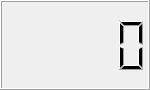
<?xml version="1.0" encoding="UTF-8"?>
<ui version="4.0">
 <class>CountDown</class>
 <widget class="QWidget" name="CountDown">
  <property name="geometry">
   <rect>
    <x>0</x>
    <y>0</y>
    <width>150</width>
    <height>90</height>
   </rect>
  </property>
  <property name="windowTitle">
   <string>Form</string>
  </property>
  <widget class="QLCDNumber" name="lcdNumber">
   <property name="geometry">
    <rect>
     <x>0</x>
     <y>0</y>
     <width>150</width>
     <height>90</height>
    </rect>
   </property>
  </widget>
 </widget>
 <resources/>
 <connections/>
</ui>
